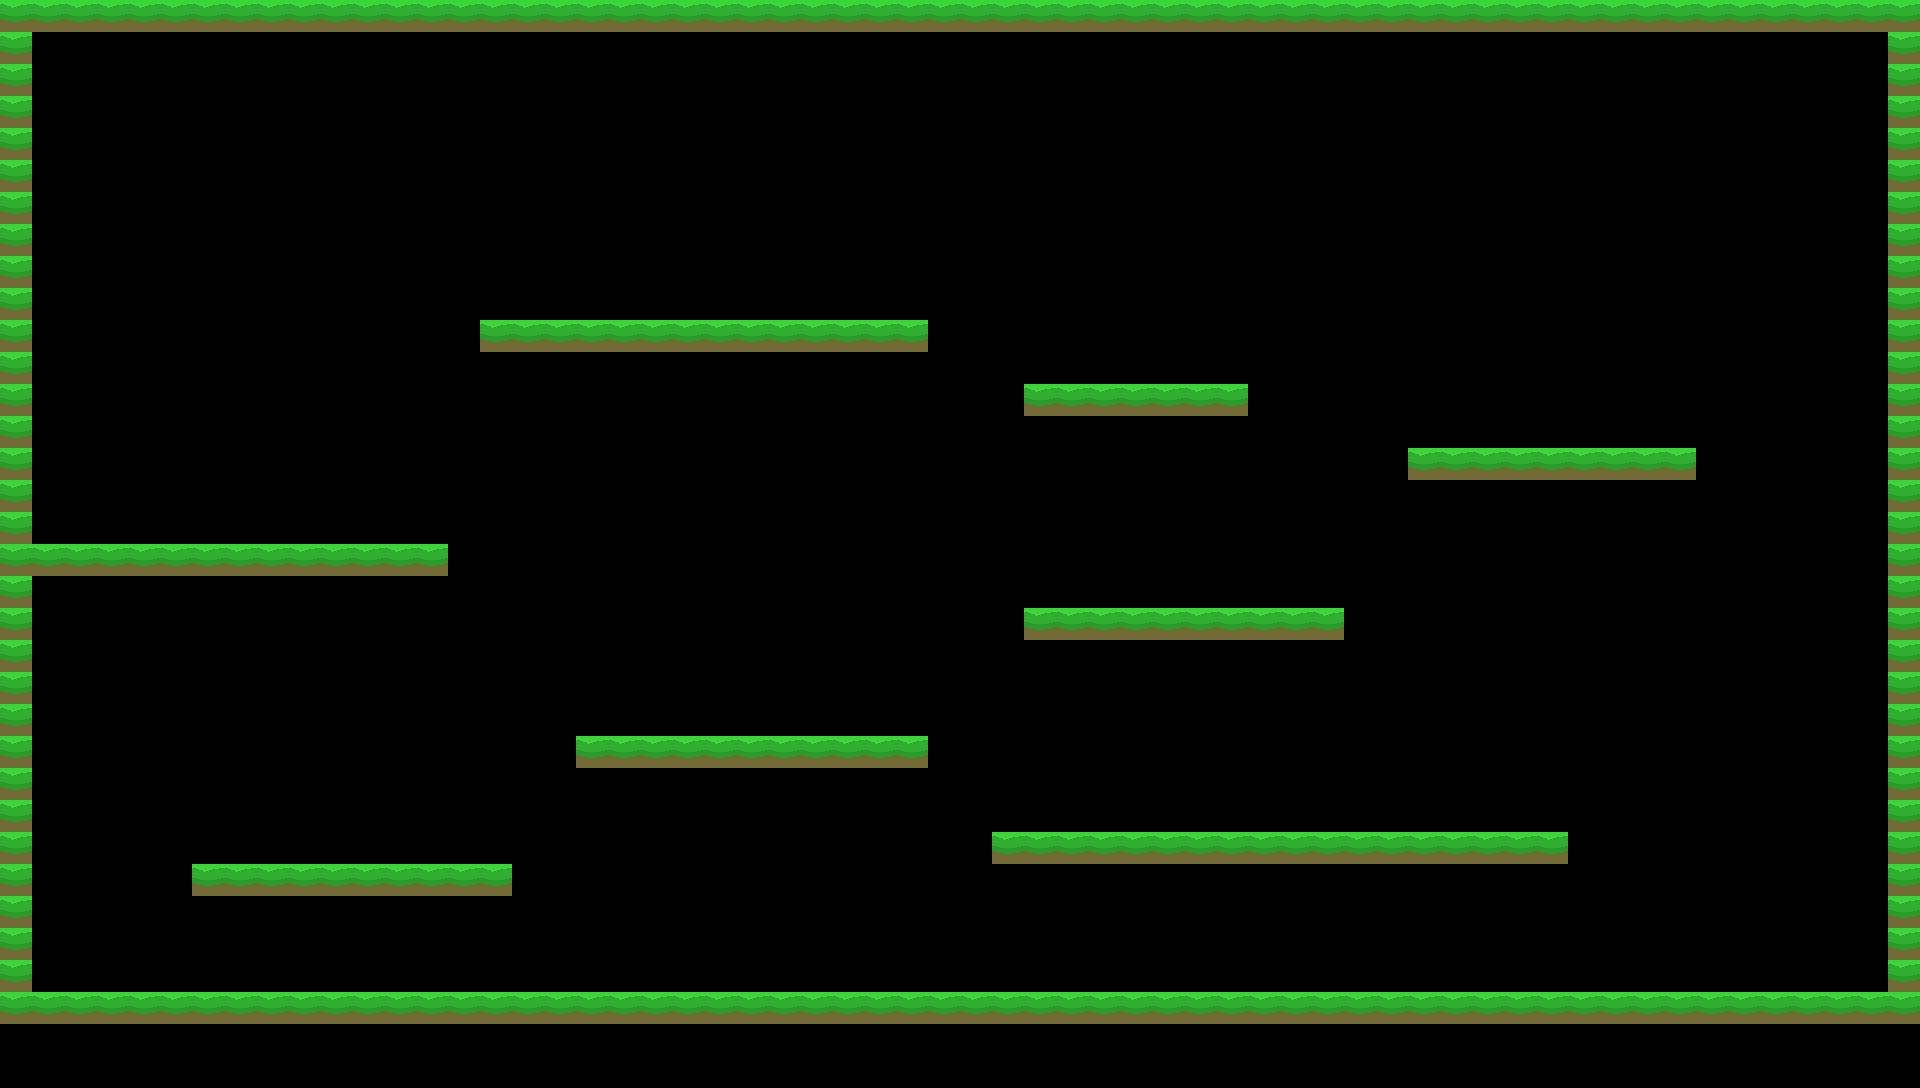

A level layout from a 2D game, rendered from its tile map. Below: a short description, then the map file with tile-grid data replaced by summaries:
An orthogonal 60x34 tile map with 32x32 px tiles, 1 tile layer (Tile Layer 1).

<map version="1.2" tiledversion="1.2.0" orientation="orthogonal" renderorder="right-down" width="60" height="34" tilewidth="32" tileheight="32" infinite="0" nextlayerid="2" nextobjectid="1">
 <tileset firstgid="1" source="grassplatform.tsx" />
 <layer id="1" name="Tile Layer 1" width="60" height="34">
  <data>[2040 cells, 272 non-empty, 1 distinct tile ids]</data>
 </layer>
</map>